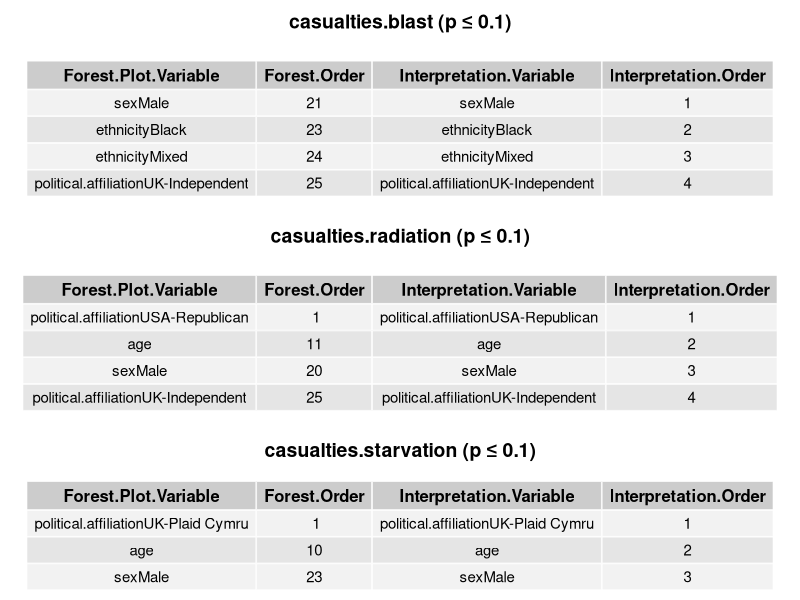

Recreate this plot in R.
# Create visual comparison tables
library(ggplot2)
library(gridExtra)
library(grid)

# casualties.blast
blast_data <- data.frame(
  "Forest.Plot.Variable" = c("sexMale", "ethnicityBlack", "ethnicityMixed", "political.affiliationUK-Independent"),
  "Forest.Order" = c(21, 23, 24, 25),
  "Interpretation.Variable" = c("sexMale", "ethnicityBlack", "ethnicityMixed", "political.affiliationUK-Independent"),
  "Interpretation.Order" = c(1, 2, 3, 4)
)

# casualties.radiation
radiation_data <- data.frame(
  "Forest.Plot.Variable" = c("political.affiliationUSA-Republican", "age", "sexMale", "political.affiliationUK-Independent"),
  "Forest.Order" = c(1, 11, 20, 25),
  "Interpretation.Variable" = c("political.affiliationUSA-Republican", "age", "sexMale", "political.affiliationUK-Independent"),
  "Interpretation.Order" = c(1, 2, 3, 4)
)

# casualties.starvation
starvation_data <- data.frame(
  "Forest.Plot.Variable" = c("political.affiliationUK-Plaid Cymru", "age", "sexMale"),
  "Forest.Order" = c(1, 10, 23),
  "Interpretation.Variable" = c("political.affiliationUK-Plaid Cymru", "age", "sexMale"),
  "Interpretation.Order" = c(1, 2, 3)
)

# Create PNG
png("/home/wnf/code/nw-data-commons-awareness-poll/comparison_tables.png",
    width = 1200, height = 1000, res = 100)

# Set up layout
par(mfrow = c(3, 1))

# Create theme for tables
mytheme <- gridExtra::ttheme_default(
  core = list(fg_params = list(cex = 0.9)),
  colhead = list(fg_params = list(cex = 1.0, fontface = "bold")),
  rowhead = list(fg_params = list(cex = 0.9))
)

# Create tables
table1 <- tableGrob(blast_data, rows = NULL, theme = mytheme)
table2 <- tableGrob(radiation_data, rows = NULL, theme = mytheme)
table3 <- tableGrob(starvation_data, rows = NULL, theme = mytheme)

# Add titles
title1 <- textGrob("casualties.blast (p ≤ 0.1)", gp = gpar(fontsize = 14, fontface = "bold"))
title2 <- textGrob("casualties.radiation (p ≤ 0.1)", gp = gpar(fontsize = 14, fontface = "bold"))
title3 <- textGrob("casualties.starvation (p ≤ 0.1)", gp = gpar(fontsize = 14, fontface = "bold"))

# Arrange with titles
grid.arrange(
  title1, table1,
  title2, table2,
  title3, table3,
  ncol = 1,
  heights = c(0.5, 2, 0.5, 2, 0.5, 1.5)
)

dev.off()

cat("Table image saved to: /home/wnf/code/nw-data-commons-awareness-poll/comparison_tables.png\n")
